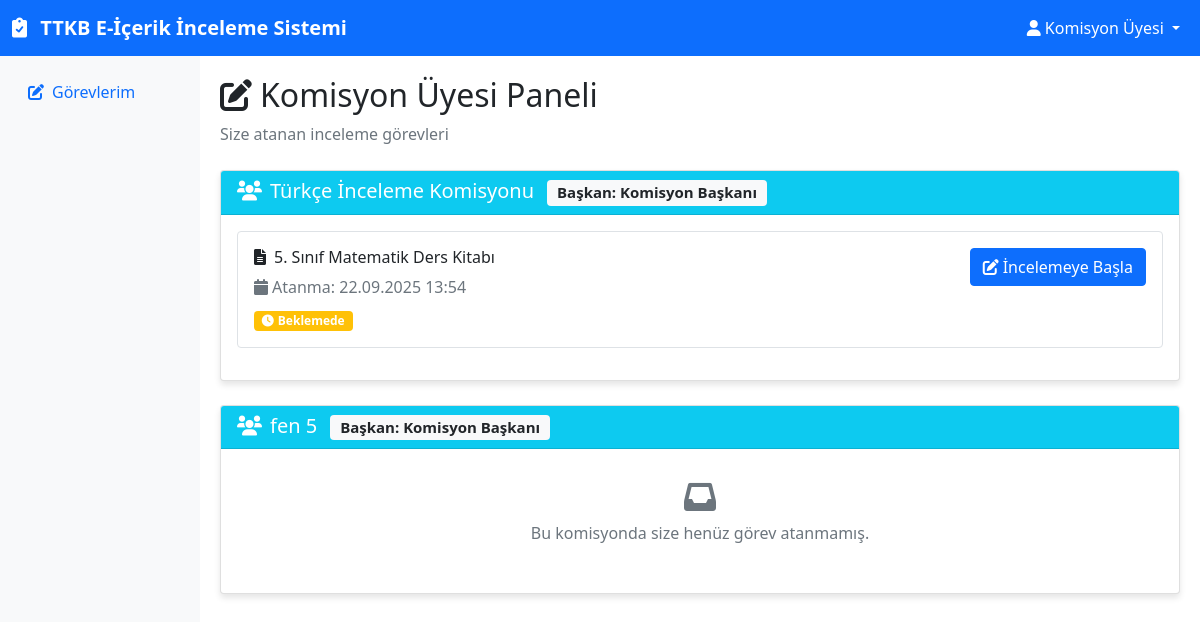
The app's page /uye (signed in) with its own data.
### app.py (models this page shows)
class User(UserMixin, db.Model):
    __tablename__ = 'users'
    id = db.Column(db.Integer, primary_key=True)
    ad = db.Column(db.String(100), nullable=False)
    email = db.Column(db.String(120), unique=True, nullable=False)
    password_hash = db.Column(db.String(200), nullable=False)
    rol = db.Column(db.String(20), nullable=False)  # admin, baskan, uye
    led_commissions = db.relationship('Commission', backref='baskan', lazy=True, foreign_keys='Commission.baskan_id')
    memberships = db.relationship('CommissionMember', backref='user', lazy=True)
    reviews = db.relationship('Review', backref='user', lazy=True)

class Commission(db.Model):
    __tablename__ = 'commissions'
    id = db.Column(db.Integer, primary_key=True)
    isim = db.Column(db.String(100), nullable=False)
    baskan_id = db.Column(db.Integer, db.ForeignKey('users.id'), nullable=False)
    olusturma_tarihi = db.Column(db.DateTime, default=datetime.utcnow)
    sure = db.Column(db.Integer, default=7)  # gün cinsinden
    members = db.relationship('CommissionMember', backref='commission', lazy=True)
    reviews = db.relationship('Review', backref='commission', lazy=True)

class Review(db.Model):
    __tablename__ = 'reviews'
    id = db.Column(db.Integer, primary_key=True)
    content_id = db.Column(db.Integer, db.ForeignKey('contents.id'), nullable=False)
    commission_id = db.Column(db.Integer, db.ForeignKey('commissions.id'), nullable=False)
    user_id = db.Column(db.Integer, db.ForeignKey('users.id'), nullable=False)
    durum = db.Column(db.String(50), default='beklemede')  # beklemede, tamamlandi
    tarih = db.Column(db.DateTime, default=datetime.utcnow)
    findings = db.relationship('Finding', backref='review', lazy=True)

class Content(db.Model):
    __tablename__ = 'contents'
    id = db.Column(db.Integer, primary_key=True)
    baslik = db.Column(db.String(200), nullable=False)
    durum = db.Column(db.String(50), default='beklemede')  # beklemede, incelemede, tamamlandi, yegitek
    admin_id = db.Column(db.Integer, db.ForeignKey('users.id'), nullable=False)
    olusturma_tarihi = db.Column(db.DateTime, default=datetime.utcnow)
    admin = db.relationship('User', backref='contents', lazy=True)
    reviews = db.relationship('Review', backref='content', lazy=True)

### app.py (the view)
@app.route('/uye')
@login_required
def uye_dashboard():
    if current_user.rol != 'uye':
        flash('Bu sayfaya erişim yetkiniz yok')
        return redirect(url_for('index'))
    member_commissions = db.session.query(Commission).join(CommissionMember).filter(
        CommissionMember.user_id == current_user.id
    ).all()
    return render_template('uye/dashboard.html', commissions=member_commissions)

### app.py (called while the page is built)
@login_manager.user_loader
def load_user(user_id):
    return User.query.get(int(user_id))

### templates/uye/dashboard.html (shortened to what this page needs)
{% extends "base.html" %}
{% block content %}
<div class="mb-4">
    <h2><i class="fas fa-edit me-2"></i>Komisyon Üyesi Paneli</h2>
    <p class="text-muted">Size atanan inceleme görevleri</p>
</div>
{% if commissions %}
    {% for commission in commissions %}
    <div class="card mb-4">
        <div class="card-header bg-info text-white">
            <h5 class="mb-0">
                <i class="fas fa-users me-2"></i>{{ commission.isim }}
                <span class="badge bg-light text-dark ms-2">Başkan: {{ commission.baskan.ad }}</span>
            </h5>
        </div>
        <div class="card-body">
            {% set user_reviews = commission.reviews|selectattr('user_id', 'equalto', current_user.id)|list %}
            {% if user_reviews %}
                {% for review in user_reviews %}
                <div class="border rounded p-3 mb-3">
                    <div class="row">
                        <div class="col-md-8">
                            <h6><i class="fas fa-file-alt me-2"></i>{{ review.content.baslik }}</h6>
                            <p class="text-muted mb-2">
                                <i class="fas fa-calendar me-1"></i>Atanma: {{ review.tarih.strftime('%d.%m.%Y %H:%M') }}
                            </p>
                            {% if review.durum == 'tamamlandi' %}
                                <span class="badge bg-success">
                                    <i class="fas fa-check me-1"></i>Tamamlandı
                                </span>
                                {% if review.findings %}
                                <div class="mt-3">
                                    <h6>Tespitleriniz:</h6>
                                    {% for finding in review.findings %}
                                    <div class="alert alert-light border">
                                        <strong>{{ finding.kategori }}:</strong> {{ finding.aciklama }}
                                    </div>
                                    {% endfor %}
                                </div>
                                {% endif %}
                            {% else %}
                                <span class="badge bg-warning">
                                    <i class="fas fa-clock me-1"></i>Beklemede
                                </span>
                            {% endif %}
                        </div>
                        <div class="col-md-4 text-end">
                            {% if review.durum != 'tamamlandi' %}
                            <button class="btn btn-primary" onclick="startReview({{ review.id }})">
                                <i class="fas fa-edit me-1"></i>İncelemeye Başla
                            </button>
                            {% else %}
                            <button class="btn btn-outline-secondary" onclick="viewMyFindings({{ review.id }})">
                                <i class="fas fa-eye me-1"></i>Tespitlerimi Görüntüle
                            </button>
                            {% endif %}
                        </div>
                    </div>
                </div>
                {% endfor %}
            {% else %}
            <div class="text-center py-3">
                <i class="fas fa-inbox fa-2x text-muted mb-2"></i>
                <p class="text-muted">Bu komisyonda size henüz görev atanmamış.</p>
            </div>
            {% endif %}
        </div>
    </div>
    {% endfor %}
{% endif %}
{% endblock %}

### templates/base.html (shortened to what this page needs)
<!DOCTYPE html>
<html lang="tr">
<head>
    <link href="https://cdn.jsdelivr.net/npm/bootstrap@5.1.3/dist/css/bootstrap.min.css" rel="stylesheet">
    <link href="https://cdnjs.cloudflare.com/ajax/libs/font-awesome/6.0.0/css/all.min.css" rel="stylesheet">
</head>
<body>
    <nav class="navbar navbar-expand-lg navbar-dark bg-primary">
        <div class="container-fluid">
            <a class="navbar-brand" href="{{ url_for('index') }}">
                <i class="fas fa-clipboard-check me-2"></i>
                TTKB E-İçerik İnceleme Sistemi
            </a>
            {% if current_user.is_authenticated %}
            <div class="navbar-nav ms-auto">
                <div class="nav-item dropdown">
                    <a class="nav-link dropdown-toggle text-white" href="#" role="button" data-bs-toggle="dropdown">
                        <i class="fas fa-user me-1"></i>{{ current_user.ad }}
                    </a>
                </div>
            </div>
            {% endif %}
        </div>
    </nav>
    <div class="container-fluid">
        <div class="row">
            {% if current_user.is_authenticated %}
            <nav class="col-md-2 sidebar">
                <div class="position-sticky pt-3">
                    <ul class="nav flex-column">
                        {% if current_user.rol == 'admin' %}
                        <li class="nav-item">
                            <a class="nav-link" href="{{ url_for('admin_dashboard') }}">
                                <i class="fas fa-tachometer-alt me-2"></i>Dashboard
                            </a>
                        </li>
                        <li class="nav-item">
                            <a class="nav-link" href="#" onclick="showCommissionModal()">
                                <i class="fas fa-users me-2"></i>Komisyon Yönetimi
                            </a>
                        </li>
                        <li class="nav-item">
                            <a class="nav-link" href="#" onclick="showContentModal()">
                                <i class="fas fa-file-alt me-2"></i>İçerik Yönetimi
                            </a>
                        </li>
                        {% elif current_user.rol == 'baskan' %}
                        <li class="nav-item">
                            <a class="nav-link" href="{{ url_for('baskan_dashboard') }}">
                                <i class="fas fa-clipboard-list me-2"></i>İncelemeler
                            </a>
                        </li>
                        {% else %}
                        <li class="nav-item">
                            <a class="nav-link" href="{{ url_for('uye_dashboard') }}">
                                <i class="fas fa-edit me-2"></i>Görevlerim
                            </a>
                        </li>
                        {% endif %}
                    </ul>
                </div>
            </nav>
            <main class="col-md-10 content-area">
            {% else %}
            <main class="col-12 content-area">
            {% endif %}
                {% block content %}{% endblock %}
            </main>
        </div>
    </div>
</body>
</html>

### templates/base.html (style rules this page uses)
.navbar-brand { font-weight: bold; }
.card { box-shadow: 0 4px 6px rgba(0, 0, 0, 0.1); margin-bottom: 20px; }
.sidebar { background-color: #f8f9fa; min-height: calc(100vh - 56px); }
.content-area { padding: 20px; }

### records on screen
User: ad "Komisyon Üyesi"
Commission: isim "Türkçe İnceleme Komisyonu", baskan.ad "Komisyon Başkanı"
Review: content.baslik "5. Sınıf Matematik Ders Kitabı", tarih "22.09.2025 13:54", durum "Beklemede"
Commission: isim "fen 5", baskan.ad "Komisyon Başkanı", shows "Bu komisyonda size henüz görev atanmamış."
